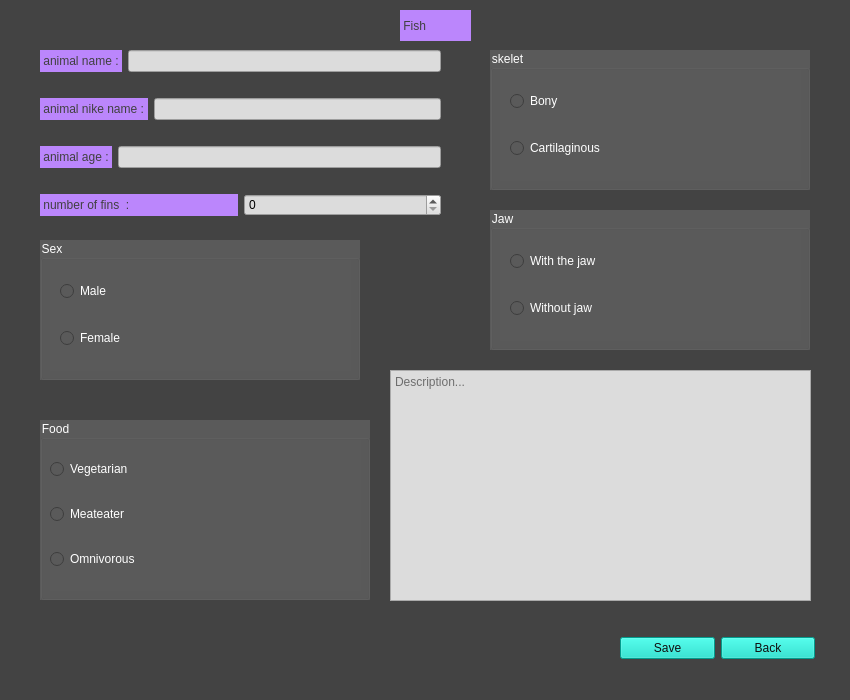
<?xml version="1.0" encoding="UTF-8"?>
<ui version="4.0">
 <class>Fish</class>
 <widget class="QMainWindow" name="Fish">
  <property name="geometry">
   <rect>
    <x>0</x>
    <y>0</y>
    <width>850</width>
    <height>700</height>
   </rect>
  </property>
  <property name="minimumSize">
   <size>
    <width>850</width>
    <height>700</height>
   </size>
  </property>
  <property name="maximumSize">
   <size>
    <width>850</width>
    <height>700</height>
   </size>
  </property>
  <property name="windowTitle">
   <string>MainWindow</string>
  </property>
  <property name="styleSheet">
   <string notr="true">background-color: rgb(67, 67, 67);</string>
  </property>
  <widget class="QWidget" name="centralwidget">
   <widget class="QGroupBox" name="groupBox">
    <property name="geometry">
     <rect>
      <x>40</x>
      <y>420</y>
      <width>330</width>
      <height>180</height>
     </rect>
    </property>
    <property name="styleSheet">
     <string notr="true">background-color: rgb(90, 90, 90);
color: rgb(255, 255, 255);</string>
    </property>
    <property name="title">
     <string>Food</string>
    </property>
    <widget class="QWidget" name="layoutWidget">
     <property name="geometry">
      <rect>
       <x>10</x>
       <y>20</y>
       <width>311</width>
       <height>151</height>
      </rect>
     </property>
     <layout class="QVBoxLayout" name="verticalLayout">
      <item>
       <widget class="QRadioButton" name="radioButtonVegetarian">
        <property name="text">
         <string>Vegetarian</string>
        </property>
       </widget>
      </item>
      <item>
       <widget class="QRadioButton" name="radioButtonMeatEater">
        <property name="text">
         <string>Meateater</string>
        </property>
       </widget>
      </item>
      <item>
       <widget class="QRadioButton" name="radioButtonOmnivorous">
        <property name="text">
         <string>Omnivorous</string>
        </property>
       </widget>
      </item>
     </layout>
    </widget>
   </widget>
   <widget class="QGroupBox" name="groupBox_2">
    <property name="geometry">
     <rect>
      <x>490</x>
      <y>50</y>
      <width>320</width>
      <height>140</height>
     </rect>
    </property>
    <property name="maximumSize">
     <size>
      <width>16777215</width>
      <height>141</height>
     </size>
    </property>
    <property name="styleSheet">
     <string notr="true">background-color: rgb(90, 90, 90);
color: rgb(255, 255, 255);</string>
    </property>
    <property name="title">
     <string>skelet</string>
    </property>
    <widget class="QWidget" name="layoutWidget">
     <property name="geometry">
      <rect>
       <x>10</x>
       <y>20</y>
       <width>301</width>
       <height>111</height>
      </rect>
     </property>
     <layout class="QVBoxLayout" name="verticalLayout_2">
      <property name="leftMargin">
       <number>10</number>
      </property>
      <item>
       <widget class="QRadioButton" name="radioButtonBony">
        <property name="text">
         <string>Bony</string>
        </property>
       </widget>
      </item>
      <item>
       <widget class="QRadioButton" name="radioButtonCartilaginous">
        <property name="text">
         <string>Cartilaginous</string>
        </property>
       </widget>
      </item>
     </layout>
    </widget>
   </widget>
   <widget class="QWidget" name="layoutWidget">
    <property name="geometry">
     <rect>
      <x>620</x>
      <y>630</y>
      <width>195</width>
      <height>37</height>
     </rect>
    </property>
    <layout class="QHBoxLayout" name="horizontalLayout_4">
     <item>
      <widget class="QPushButton" name="pushButtonSave">
       <property name="styleSheet">
        <string notr="true">background-color: rgb(3, 218, 197);
font: 75 14pt &quot;Arial&quot;;
color: rgb(15, 15, 15);</string>
       </property>
       <property name="text">
        <string>Save</string>
       </property>
      </widget>
     </item>
     <item>
      <widget class="QPushButton" name="pushButtonBack">
       <property name="styleSheet">
        <string notr="true">background-color: rgb(3, 218, 197);
font: 75 14pt &quot;Arial&quot;;
color: rgb(15, 15, 15);</string>
       </property>
       <property name="text">
        <string>Back</string>
       </property>
      </widget>
     </item>
    </layout>
   </widget>
   <widget class="QLabel" name="label_6">
    <property name="geometry">
     <rect>
      <x>400</x>
      <y>10</y>
      <width>71</width>
      <height>31</height>
     </rect>
    </property>
    <property name="styleSheet">
     <string notr="true">color: rgb(64, 64, 64);
font: 75 18pt &quot;Arial&quot;;
background-color: rgb(187, 134, 252);</string>
    </property>
    <property name="text">
     <string> Fish </string>
    </property>
   </widget>
   <widget class="QGroupBox" name="groupBox_3">
    <property name="geometry">
     <rect>
      <x>490</x>
      <y>210</y>
      <width>320</width>
      <height>140</height>
     </rect>
    </property>
    <property name="styleSheet">
     <string notr="true">background-color: rgb(90, 90, 90);
color: rgb(255, 255, 255);</string>
    </property>
    <property name="title">
     <string>Jaw</string>
    </property>
    <widget class="QWidget" name="layoutWidget">
     <property name="geometry">
      <rect>
       <x>10</x>
       <y>20</y>
       <width>301</width>
       <height>111</height>
      </rect>
     </property>
     <layout class="QVBoxLayout" name="verticalLayout_3">
      <property name="leftMargin">
       <number>10</number>
      </property>
      <item>
       <widget class="QRadioButton" name="radioButtonwithJaw">
        <property name="text">
         <string>With the jaw</string>
        </property>
       </widget>
      </item>
      <item>
       <widget class="QRadioButton" name="radioButtonWithoutJaw">
        <property name="text">
         <string>Without jaw</string>
        </property>
       </widget>
      </item>
     </layout>
    </widget>
   </widget>
   <widget class="QPlainTextEdit" name="plainTextEditDescription">
    <property name="geometry">
     <rect>
      <x>390</x>
      <y>370</y>
      <width>421</width>
      <height>231</height>
     </rect>
    </property>
    <property name="styleSheet">
     <string notr="true">font: 75 14pt &quot;Arial&quot;;
background-color: rgb(220, 220, 220);
color: rgb(0, 0, 0);</string>
    </property>
    <property name="placeholderText">
     <string>Description...</string>
    </property>
   </widget>
   <widget class="QWidget" name="layoutWidget">
    <property name="geometry">
     <rect>
      <x>40</x>
      <y>50</y>
      <width>401</width>
      <height>166</height>
     </rect>
    </property>
    <layout class="QVBoxLayout" name="verticalLayout_4">
     <item>
      <layout class="QHBoxLayout" name="horizontalLayout">
       <item>
        <widget class="QLabel" name="label">
         <property name="styleSheet">
          <string notr="true">font: 75 12pt &quot;Arial&quot;;
color: rgb(64, 64, 64);
background-color: rgb(187, 134, 252);</string>
         </property>
         <property name="text">
          <string> animal name : </string>
         </property>
        </widget>
       </item>
       <item>
        <widget class="QLineEdit" name="lineEditName">
         <property name="styleSheet">
          <string notr="true">font: 75 12pt &quot;Arial&quot;;
background-color: rgb(220, 220, 220);
color: rgb(0, 0, 0);</string>
         </property>
        </widget>
       </item>
      </layout>
     </item>
     <item>
      <spacer name="verticalSpacer">
       <property name="orientation">
        <enum>Qt::Vertical</enum>
       </property>
       <property name="sizeHint" stdset="0">
        <size>
         <width>20</width>
         <height>40</height>
        </size>
       </property>
      </spacer>
     </item>
     <item>
      <layout class="QHBoxLayout" name="horizontalLayout_5">
       <item>
        <widget class="QLabel" name="label_5">
         <property name="styleSheet">
          <string notr="true">font: 75 12pt &quot;Arial&quot;;
color: rgb(64, 64, 64);
background-color: rgb(187, 134, 252);</string>
         </property>
         <property name="text">
          <string> animal nike name : </string>
         </property>
        </widget>
       </item>
       <item>
        <widget class="QLineEdit" name="lineEditNikeName">
         <property name="styleSheet">
          <string notr="true">font: 75 12pt &quot;Arial&quot;;
background-color: rgb(220, 220, 220);
color: rgb(0, 0, 0);</string>
         </property>
        </widget>
       </item>
      </layout>
     </item>
     <item>
      <spacer name="verticalSpacer_3">
       <property name="orientation">
        <enum>Qt::Vertical</enum>
       </property>
       <property name="sizeHint" stdset="0">
        <size>
         <width>20</width>
         <height>40</height>
        </size>
       </property>
      </spacer>
     </item>
     <item>
      <layout class="QHBoxLayout" name="horizontalLayout_2">
       <item>
        <widget class="QLabel" name="label_2">
         <property name="styleSheet">
          <string notr="true">font: 75 12pt &quot;Arial&quot;;
color: rgb(64, 64, 64);
background-color: rgb(187, 134, 252);</string>
         </property>
         <property name="text">
          <string> animal age : </string>
         </property>
        </widget>
       </item>
       <item>
        <widget class="QLineEdit" name="lineEditAge">
         <property name="styleSheet">
          <string notr="true">font: 75 12pt &quot;Arial&quot;;
background-color: rgb(220, 220, 220);
color: rgb(0, 0, 0);</string>
         </property>
        </widget>
       </item>
      </layout>
     </item>
     <item>
      <spacer name="verticalSpacer_4">
       <property name="orientation">
        <enum>Qt::Vertical</enum>
       </property>
       <property name="sizeHint" stdset="0">
        <size>
         <width>20</width>
         <height>40</height>
        </size>
       </property>
      </spacer>
     </item>
     <item>
      <layout class="QHBoxLayout" name="horizontalLayout_3">
       <item>
        <widget class="QLabel" name="label_3">
         <property name="styleSheet">
          <string notr="true">font: 75 12pt &quot;Arial&quot;;
color: rgb(64, 64, 64);
background-color: rgb(187, 134, 252);</string>
         </property>
         <property name="text">
          <string> number of fins  :</string>
         </property>
        </widget>
       </item>
       <item>
        <widget class="QSpinBox" name="spinBoxFins">
         <property name="styleSheet">
          <string notr="true">font: 75 12pt &quot;Arial&quot;;
background-color: rgb(220, 220, 220);
color: rgb(0, 0, 0);</string>
         </property>
        </widget>
       </item>
      </layout>
     </item>
    </layout>
   </widget>
   <widget class="QGroupBox" name="groupBox_4">
    <property name="geometry">
     <rect>
      <x>40</x>
      <y>240</y>
      <width>320</width>
      <height>140</height>
     </rect>
    </property>
    <property name="styleSheet">
     <string notr="true">background-color: rgb(90, 90, 90);
color: rgb(255, 255, 255);</string>
    </property>
    <property name="title">
     <string>Sex</string>
    </property>
    <widget class="QWidget" name="">
     <property name="geometry">
      <rect>
       <x>10</x>
       <y>20</y>
       <width>301</width>
       <height>111</height>
      </rect>
     </property>
     <layout class="QVBoxLayout" name="verticalLayout_5">
      <property name="leftMargin">
       <number>10</number>
      </property>
      <item>
       <widget class="QRadioButton" name="radioButtonMale">
        <property name="text">
         <string>Male</string>
        </property>
       </widget>
      </item>
      <item>
       <widget class="QRadioButton" name="radioButtonFemale">
        <property name="text">
         <string>Female</string>
        </property>
       </widget>
      </item>
     </layout>
    </widget>
   </widget>
  </widget>
  <widget class="QMenuBar" name="menubar">
   <property name="geometry">
    <rect>
     <x>0</x>
     <y>0</y>
     <width>850</width>
     <height>26</height>
    </rect>
   </property>
  </widget>
  <widget class="QStatusBar" name="statusbar"/>
 </widget>
 <resources/>
 <connections/>
</ui>
